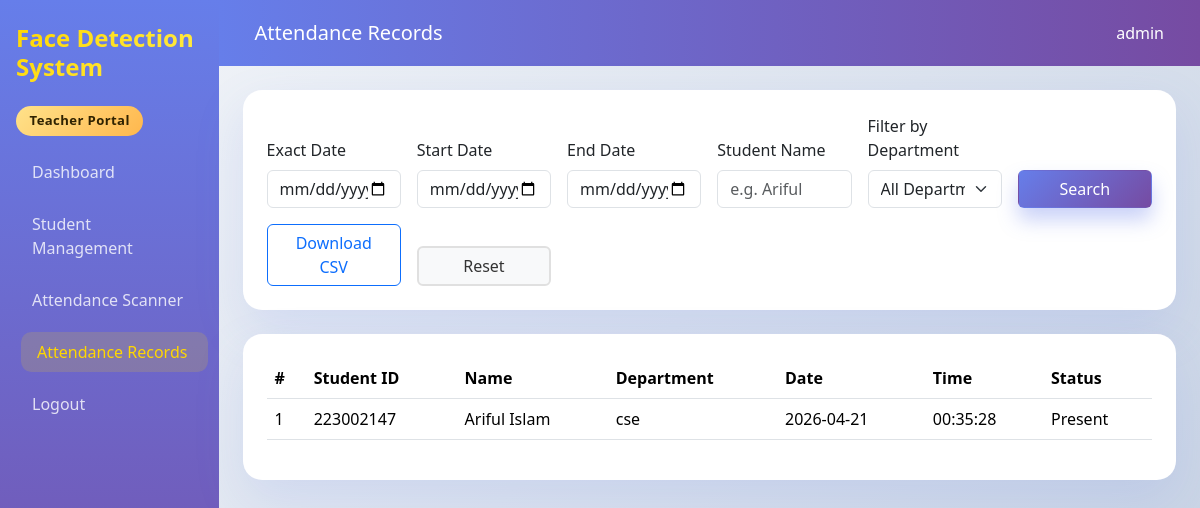
Before: /records (signed in) with the older database file.
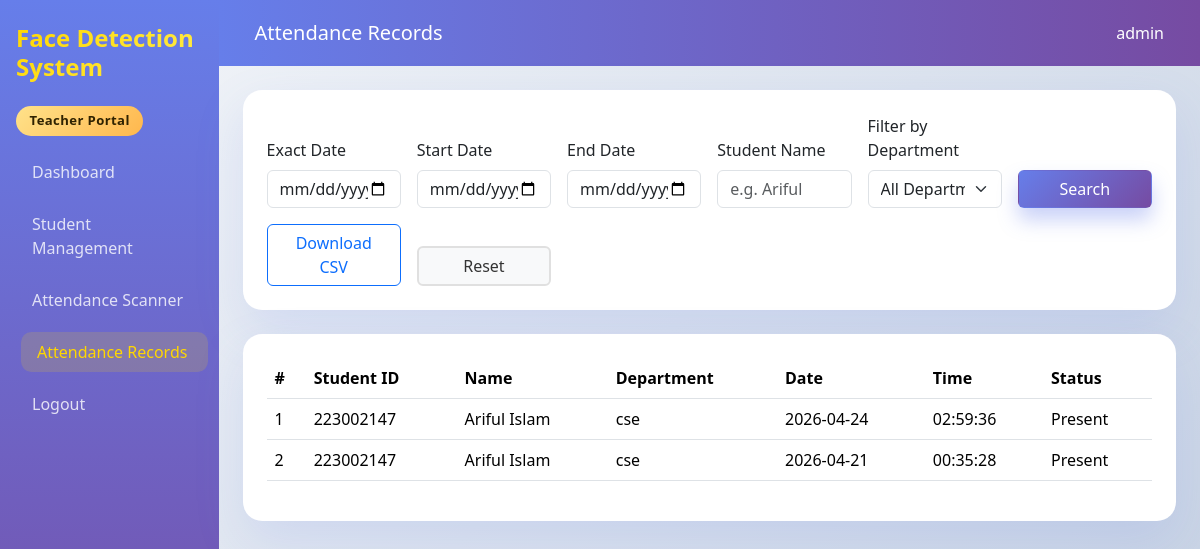
After: the same page with the newer database file.
### tables this page shows
CREATE TABLE Attendance (
            id INTEGER PRIMARY KEY AUTOINCREMENT,
            student_id TEXT NOT NULL,
            name TEXT NOT NULL,
            date TEXT NOT NULL,
            time TEXT NOT NULL,
            status TEXT NOT NULL
        );

### app.py (the view, shortened to what this page needs)
@app.route("/records")
def records():
    if not session.get("user"):
        return redirect(url_for("login"))
    search_date = request.args.get("date", "").strip()
    start_date = request.args.get("start_date", "").strip()
    end_date = request.args.get("end_date", "").strip()
    search_name = request.args.get("student_name", "").strip()
    search_department = request.args.get("department", "").strip()
    is_admin = session.get("role") == "admin"
    if start_date and end_date and start_date > end_date:
        flash("Start date cannot be later than end date.", "warning")
        return redirect(url_for("records"))
    conn = get_db()
    departments = conn.execute(
        "SELECT DISTINCT department FROM Students WHERE department IS NOT NULL AND department != '' ORDER BY department"
    ).fetchall()
    query = [
        """
        SELECT Attendance.*, COALESCE(Students.department, 'N/A') AS department
        FROM Attendance
        LEFT JOIN Students ON Students.student_id = Attendance.student_id
        """
    ]
    conditions = []
    params = []
    if start_date:
        conditions.append("Attendance.date >= ?")
        params.append(start_date)
    if end_date:
        conditions.append("Attendance.date <= ?")
        params.append(end_date)
    if search_date and not start_date and not end_date:
        conditions.append("Attendance.date = ?")
        params.append(search_date)
    if search_department:
        conditions.append("Students.department = ?")
        params.append(search_department)
    if is_admin and search_name:
        conditions.append("Attendance.name LIKE ?")
        params.append(f"%{search_name}%")
    if conditions:
        query.append("WHERE " + " AND ".join(conditions))
    query.append("ORDER BY Attendance.id DESC")
    records = conn.execute(" ".join(query), params).fetchall()
    total_entries = len(records)
    unique_students = len({row["student_id"] for row in records})
    present_entries = sum(1 for row in records if str(row["status"]).lower() == "present")
    active_filters = {
        "search_date": search_date,
        "start_date": start_date,
        "end_date": end_date,
        "search_name": search_name,
        "search_department": search_department,
    }
    conn.close()
    return render_template(
        "records.html",
        records=records,
        total_entries=total_entries,
        unique_students=unique_students,
        present_entries=present_entries,
        active_filters=active_filters,
        search_date=search_date,
        start_date=start_date,
        end_date=end_date,
        search_name=search_name,
        search_department=search_department,
        departments=departments,
        is_admin=is_admin,
    )

### app.py (called while the page is built)
def get_db():
    connection = sqlite3.connect(DATABASE)
    connection.row_factory = sqlite3.Row
    return connection

### templates/records.html (shortened to what the changed rows need)
<!doctype html>
<html lang="en">
  <head>
    <link href="https://cdn.jsdelivr.net/npm/bootstrap@5.3.2/dist/css/bootstrap.min.css" rel="stylesheet" />
    <link rel="stylesheet" href="{{ url_for('static', filename='css/style.css') }}" />
  </head>
  <body>
    <div class="d-flex">
      <div class="flex-grow-1">
        <main class="p-4">
          <div class="card card-custom p-4">
            <div class="table-responsive">
              <table class="table table-hover align-middle">
                <thead>
                  <tr>
                    <th>#</th>
                    <th>Student ID</th>
                    <th>Name</th>
                    {% if is_admin %}
                    <th>Department</th>
                    {% endif %}
                    <th>Date</th>
                    <th>Time</th>
                    <th>Status</th>
                  </tr>
                </thead>
                <tbody>
                  {% if records %}
                    {% for record in records %}
                      <tr>
                        <td>{{ loop.index }}</td>
                        <td>{{ record['student_id'] }}</td>
                        <td>{{ record['name'] }}</td>
                        {% if is_admin %}
                        <td>{{ record['department'] }}</td>
                        {% endif %}
                        <td>{{ record['date'] }}</td>
                        <td>{{ record['time'] }}</td>
                        <td>{{ record['status'] }}</td>
                      </tr>
                    {% endfor %}
                  {% else %}
                    <tr>
                      <td colspan="{{ 7 if is_admin else 6 }}" class="text-center text-muted">No attendance records found.</td>
                    </tr>
                  {% endif %}
                </tbody>
              </table>
            </div>
          </div>
        </main>
      </div>
    </div>
  </body>
</html>

Changed rows visible on the page:
added Attendance: student_id "223002147", name "Ariful Islam", department "cse", date "2026-04-24", time "02:59:36", status "Present"
